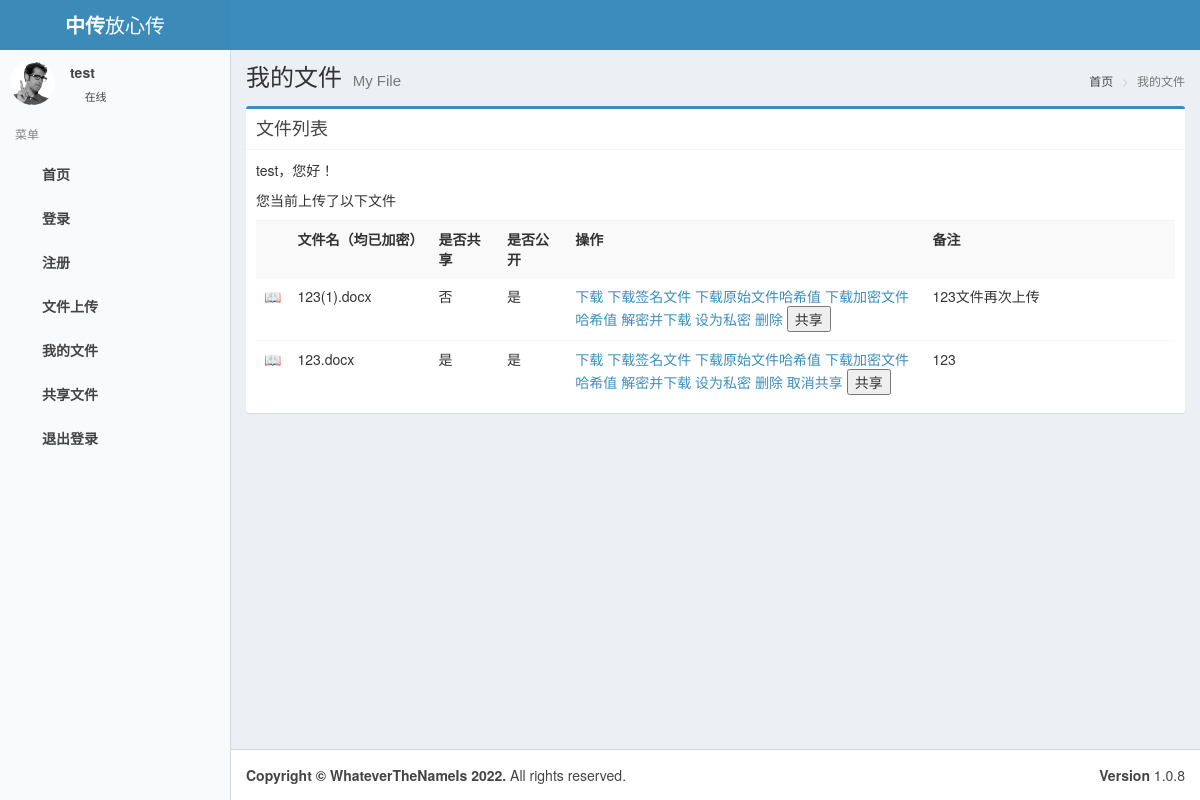
Screenshot of /auth/file (signed in) with the database file from the repository.
### littleRedCUC/db_models.py (models this page shows, shortened)
class User(db.Model, UserMixin):
    __tablename__ = "users"
    __table_args__ = {'mysql_collate': 'utf8_general_ci'}
    id = db.Column(db.Integer, primary_key=True)
    email = db.Column(db.String(100), unique=True, nullable=True)
    name = db.Column(db.String(100), nullable=False)
    role = db.Column(db.Enum(UserRole), default=UserRole.USERS)
    _password = db.Column(db.String(128), nullable=False)
    created_time = db.Column(db.DateTime, default=datetime.now)
    pub_key = db.Column(db.String, nullable=False)
    sec_key = db.Column(db.String, nullable=False)
    @hybrid_property
    def password(self):
        return self._password

class Post_File(db.Model):
    __tablename__ = "Post_File"
    __table_args__ = {'mysql_collate': 'utf8_general_ci'}
    file_id = db.Column(db.Integer, primary_key=True)
    user_id = db.Column(db.Integer, nullable=False)
    user_name = db.Column(db.String(100), nullable=False)
    upload_time = db.Column(db.DateTime, default=datetime.now)
    file = db.Column(db.String(255), nullable=False)
    if_pub = db.Column(db.Boolean, default=False)
    if_share = db.Column(db.Boolean, default=False)
    key = db.Column(db.String, nullable=False)
    iv = db.Column(db.String)
    text = db.Column(db.String(300))
    tag = db.Column(db.String)
    hmac_text = db.Column(db.String, nullable=False)
    hashtext = db.Column(db.String, nullable=False)

### littleRedCUC/views/auth.py (the view)
@auth.route('/file')
@login_required
def display_file():
    try:
        user = User.query.filter_by(id=current_user.id).first()
    except Exception as err:
        flash('Please login first.')
        return redirect(url_for('auth.login'))
    files = Post_File.query.filter(Post_File.user_id == current_user.id).all()
    form = ShareForm()
    user = current_user.id
    user = User.query.filter_by(id=user).first()
    return render_template('file.html', files=files, form=form, user=user.name)

### littleRedCUC/forms.py
class ShareForm(FlaskForm):
    date=DateField('截止日期',validators=[DataRequired()],format="%Y-%m-%d")
    times=IntegerField("下载次数")

### littleRedCUC/views/auth.py (called while the page is built)
@login_manager.user_loader
def load_user(userid):
    return User.query.filter(User.id == userid).first()

### littleRedCUC/templates/file.html (shortened to what this page needs)
<!DOCTYPE html>
        <html>
        <head>
            <link rel="stylesheet" href="/static/plugins/bootstrap/css/bootstrap.min.css">
            <link rel="stylesheet" href="/static/plugins/font-awesome/css/font-awesome.min.css">
            <link rel="stylesheet" href="/static/plugins/ionicons/css/ionicons.min.css">
            <link rel="stylesheet" href="/static/plugins/iCheck/square/blue.css">
            <link rel="stylesheet" href="/static/plugins/morris/morris.css">
            <link rel="stylesheet" href="/static/plugins/jvectormap/jquery-jvectormap-1.2.2.css">
            <link rel="stylesheet" href="/static/plugins/datepicker/datepicker3.css">
            <link rel="stylesheet" href="/static/plugins/daterangepicker/daterangepicker.css">
            <link rel="stylesheet" href="/static/plugins/bootstrap-wysihtml5/bootstrap3-wysihtml5.min.css">
            <link rel="stylesheet" href="/static/plugins/datatables/dataTables.bootstrap.css">
            <link rel="stylesheet" href="/static/plugins/treeTable/jquery.treetable.css">
            <link rel="stylesheet" href="/static/plugins/treeTable/jquery.treetable.theme.default.css">
            <link rel="stylesheet" href="/static/plugins/select2/select2.css">
            <link rel="stylesheet" href="/static/plugins/colorpicker/bootstrap-colorpicker.min.css">
            <link rel="stylesheet" href="/static/plugins/bootstrap-markdown/css/bootstrap-markdown.min.css">
            <link rel="stylesheet" href="/static/plugins/adminLTE/css/AdminLTE.css">
            <link rel="stylesheet" href="/static/plugins/adminLTE/css/skins/_all-skins.min.css">
            <link rel="stylesheet" href="/static/css/style.css">
            <link rel="stylesheet" href="/static/plugins/ionslider/ion.rangeSlider.css">
            <link rel="stylesheet" href="/static/plugins/ionslider/ion.rangeSlider.skinNice.css">
            <link rel="stylesheet" href="/static/plugins/bootstrap-slider/slider.css">
            <link rel="stylesheet" href="/static/plugins/bootstrap-datetimepicker/bootstrap-datetimepicker.css">
        </head>
        <body class="hold-transition skin-blue-light sidebar-mini">
            <div class="wrapper">
                <header class="main-header">
                    <a href="{{ url_for('auth.home') }}" class="logo">
                        <span class="logo-lg"><b>中传</b>放心传</span>
                    </a>
                    <nav class="navbar navbar-static-top">
                        <a href="#" class="sidebar-toggle" data-toggle="offcanvas" role="button">
                </a>
                    </nav>
                </header>
                <aside class="main-sidebar">
                    <section class="sidebar">
                        <div class="user-panel">
                            <div class="pull-left image">
                                <img src="/static/img/user2-160x160.jpg" class="img-circle" alt="User Image">
                            </div>
                            <div class="pull-left info">
                                <p>{{user}}</p>
                                <a href="#"><i class="fa fa-circle text-success"></i> 在线</a>
                            </div>
                        </div>
                        <ul class="sidebar-menu">
                            <li class="header">菜单</li>
                            <li id="admin-index"><a href="{{ url_for('auth.home') }}"><i class="fa fa-dashboard"></i> <span>首页</span></a></li>
                            <li class="treeview">
                                <a href="{{ url_for('auth.login') }}">
                                    <i class="fa fa-user"></i> <span>登录</span>
                                </a>
                            </li>
                            <li class="treeview">
                                <a href="{{ url_for('anony.signup') }}">
                                    <i class="fa fa-user-plus"></i> <span>注册</span>
                                </a>
                            </li>
                            <li class="treeview">
                                <a href="{{ url_for('auth.upload_file') }}">
                            <i class="fa fa-folder"></i> <span>文件上传</span>
                        </a>
                            </li>
                            <li class="treeview">
                                <a href="{{ url_for('auth.display_file') }}">
                                    <i class="fa fa-folder"></i> <span>我的文件</span>
                                </a>
                            </li>
                            <li class="treeview">
                                <a href="{{ url_for('auth.shared_file') }}">
                                    <i class="fa fa-cloud"></i> <span>共享文件</span>
                                </a>
                            </li>
                            <li class="treeview">
                                <a href="{{ url_for('auth.logout') }}">
                                    <i class="fa fa-user-times"></i> <span>退出登录</span>
                                </a>
                            </li>
                        </ul>
                    </section>
                </aside>
                <div class="content-wrapper">
            <section class="content-header">
                <h1>
                    我的文件
                    <small>My File</small>
                </h1>
                <ol class="breadcrumb">
                    <li><a href="{{ url_for('auth.home') }}"><i class="fa fa-dashboard"></i> 首页</a></li>
                    <li class="active">我的文件</li>
                </ol>
            </section>
                    <section class="content">
                            <div class="box box-primary">
                                <div class="box-header with-border">
                                    <h3 class="box-title">文件列表</h3>
                                </div>
                                <div role="form">
                                    <div class="box-body">
                                        <p>{{user}}，您好！</p>
                                        {% if files %}
                                            <p>您当前上传了以下文件</p>
                                            <table class="table table-striped">
                                             <tr>
                                                <th style="width: 10px"> </th>
                                                <th style="width: 250px">文件名（均已加密）</th>
                                                <th style="width: 150px">是否共享</th>
                                                 <th style="width: 150px">是否公开</th>
                                                <th style="width: 990px">操作</th>
                                                <th style="width: 700px">备注</th>
                                            </tr>
                                            <ui>
                                            {% for file in files %}
                                                <tr>
                                                    <td style="width: 10px">📖</td>
                                                    <td>{{file.file}}</td>
                                                    <td>{% if file.if_share %}
                                                    是
                                                    {% else %}
                                                    否
                                                    {% endif %}
                                                    </td>
                                                <td>
                                                    {% if file.if_pub %}
                                                    是
                                                    {% else %}
                                                    否
                                                    {% endif %}
                                                </td>
                                                <td>
                                                    <a href="{{ url_for('auth.download',option=5,file_id=file.file_id) }}">下载</a>
                                                    <a href="{{ url_for('auth.download',option=3,file_id=file.file_id) }}">下载签名文件</a>
                                                    <a href="{{ url_for('auth.download',option=2,file_id=file.file_id) }}">下载原始文件哈希值</a>
                                                    <a href="{{ url_for('auth.download',option=1,file_id=file.file_id) }}">下载加密文件哈希值</a>
                                                    <a href="{{ url_for('auth.download',option=4,file_id=file.file_id) }}">解密并下载</a>
                                                    {% if file.if_pub %}
                                                    <a href="{{ url_for('auth.private',file_id=file.file_id) }}">设为私密</a>
                                                    {% else %}
                                                    <a href="{{ url_for('auth.public',file_id=file.file_id) }}">全传公开</a>
                                                    {% endif %}
                                                    <a href="{{ url_for('auth.delete',id=file.file_id) }}">删除</a>
                                                    {% if file.if_share %}
                                                    <a href="{{ url_for('auth.share',id=file.file_id) }}">取消共享</a>
                                                    {% endif %}
                                                    <input class="i" type="button" value="共享"/>
                                                </td>
                                                <td>
                                                    {{ file.text }}
                                                </td>
                                                </tr>
                                            {% endfor %}
                                            </ui>
                                        {% else %}
                                            <p>您当前没有上传任何文件</p>
                                        {% endif %}
                                        </table>
                                    </div>
                                </div>
                            </div>
                        </section>
                </div>
                <footer class="main-footer">
                    <div class="pull-right hidden-xs">
                        <b>Version</b> 1.0.8
                    </div>
                    <strong>Copyright &copy WhateverTheNameIs 2022.</strong> All rights reserved.
                </footer>
            </div>
        </body>
        </body>
        </html>

### rows the page displays
User: name "test"
Post_File: file "123(1).docx", if_share "否", if_pub "是", text "123文件再次上传"
Post_File: file "123.docx", if_share "是", if_pub "是", text "123"
